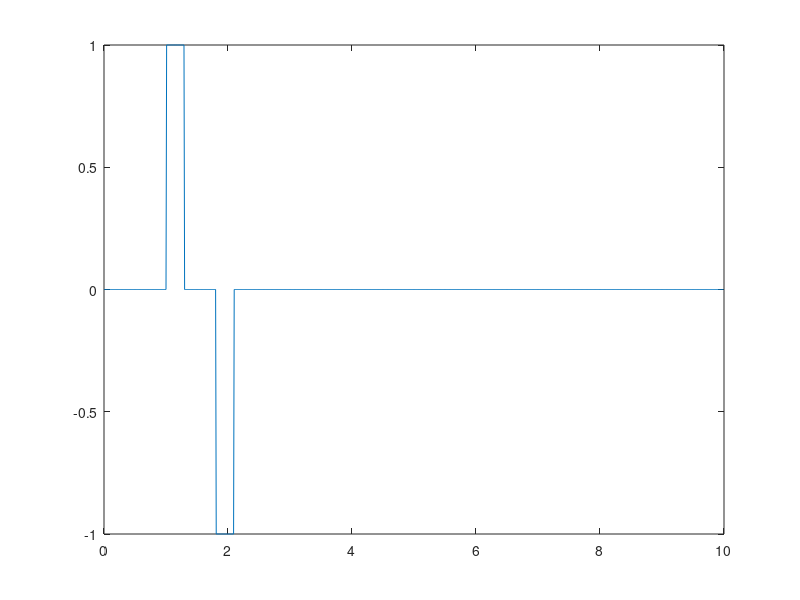

MATLAB code for this plot:
%% Generate a step input for the system after 1 second in simulation 

h = 0.01;
Tend = 10;
t = (0:h:10-h).';
step_input = zeros(length(t),1);

for i = 1:length(t)
    if t(i) > 1 && t(i) < 1.3
        step_input(i) = 1;
    end
    
    if t(i) > 1.8 && t(i) < 2.1
        step_input(i) = -1;
    end
end
figure(1)
plot(t,step_input)

U = [t step_input]